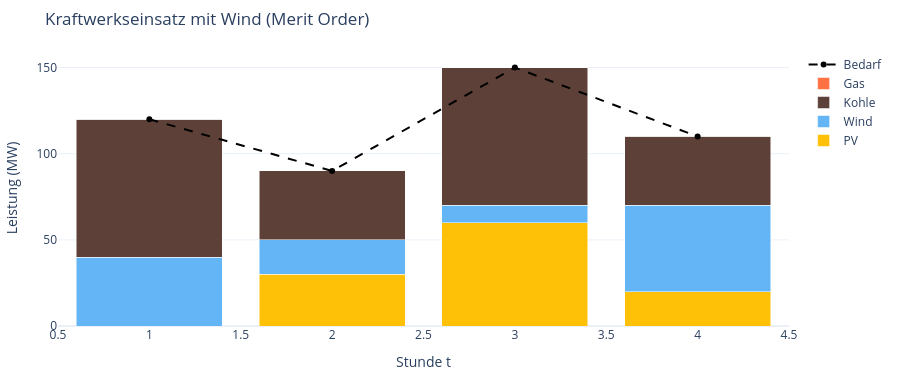

The code cell stored with this chart in its notebook:
### Code cell
farben = {"PV": "#FFC107", "Wind": "#64B5F6", "Kohle": "#5D4037", "Gas": "#FF7043"}

fig = go.Figure()
for kw in dispatch.columns:
    fig.add_bar(name=kw, x=dispatch.index, y=dispatch[kw], marker_color=farben[kw])
fig.add_scatter(x=T, y=d, name="Bedarf",
                mode="lines+markers", line=dict(color="black", dash="dash"))
fig.update_layout(barmode="stack", template="plotly_white",
                  title="Kraftwerkseinsatz mit Wind (Merit Order)",
                  xaxis_title="Stunde t", yaxis_title="Leistung (MW)",
                  height=380, margin=dict(t=50, b=40, l=50, r=20))
fig.show()

### Figure 1 — Plotly figure (JSON) as saved in the notebook; plotly's stock layout.template omitted (floating-point values rounded to 4 significant figures)
{"data": [{"marker": {"color": "#FFC107"}, "name": "PV", "type": "bar", "x": [1, 2, 3, 4], "y": [0.0, 30.0, 60.0, 20.0]}, {"marker": {"color": "#64B5F6"}, "name": "Wind", "type": "bar", "x": [1, 2, 3, 4], "y": [40.0, 20.0, 10.0, 50.0]}, {"marker": {"color": "#5D4037"}, "name": "Kohle", "type": "bar", "x": [1, 2, 3, 4], "y": [80.0, 40.0, 80.0, 40.0]}, {"marker": {"color": "#FF7043"}, "name": "Gas", "type": "bar", "x": [1, 2, 3, 4], "y": [-0.0, 0.0, -0.0, 0.0]}, {"line": {"color": "black", "dash": "dash"}, "mode": "lines+markers", "name": "Bedarf", "type": "scatter", "x": [1, 2, 3, 4], "y": [120, 90, 150, 110]}], "layout": {"barmode": "stack", "height": 380, "margin": {"b": 40, "l": 50, "r": 20, "t": 50}, "title": {"text": "Kraftwerkseinsatz mit Wind (Merit Order)"}, "xaxis": {"title": {"text": "Stunde t"}}, "yaxis": {"title": {"text": "Leistung (MW)"}}}}
